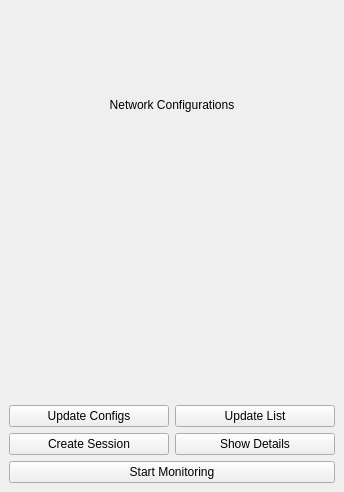
<ui version="4.0" >
 <class>BearerExMainWindow</class>
 <widget class="QMainWindow" name="BearerExMainWindow" >
  <property name="geometry" >
   <rect>
    <x>0</x>
    <y>0</y>
    <width>344</width>
    <height>492</height>
   </rect>
  </property>
  <property name="windowTitle" >
   <string>Bearer Example</string>
  </property>
  <widget class="QWidget" name="centralwidget" >
   <layout class="QVBoxLayout" name="verticalLayout" >
    <item>
     <widget class="QLabel" name="label" >
      <property name="text" >
       <string>Network Configurations</string>
      </property>
      <property name="alignment" >
       <set>Qt::AlignCenter</set>
      </property>
     </widget>
    </item>
    <item>
     <widget class="XQListWidget" native="1" name="listWidget" />
    </item>
    <item>
     <layout class="QGridLayout" name="gridLayout" >
      <item row="0" column="0" >
       <widget class="QPushButton" name="updateConfigurationsButton" >
        <property name="text" >
         <string>Update Configs</string>
        </property>
       </widget>
      </item>
      <item row="0" column="1" >
       <widget class="QPushButton" name="updateListButton" >
        <property name="text" >
         <string>Update List</string>
        </property>
       </widget>
      </item>
      <item row="2" column="0" >
       <widget class="QPushButton" name="createSessionButton" >
        <property name="text" >
         <string>Create Session</string>
        </property>
       </widget>
      </item>
      <item row="2" column="1" >
       <widget class="QPushButton" name="showDetailsButton" >
        <property name="text" >
         <string>Show Details</string>
        </property>
       </widget>
      </item>
      <item row="3" column="0" colspan="2" >
       <widget class="QPushButton" name="monitorConfigurationsButton" >
        <property name="text" >
         <string>Start Monitoring</string>
        </property>
       </widget>
      </item>
     </layout>
    </item>
   </layout>
  </widget>
 </widget>
 <customwidgets>
  <customwidget>
   <class>XQListWidget</class>
   <extends>QWidget</extends>
   <header>xqlistwidget.h</header>
  </customwidget>
 </customwidgets>
 <resources/>
 <connections/>
</ui>
